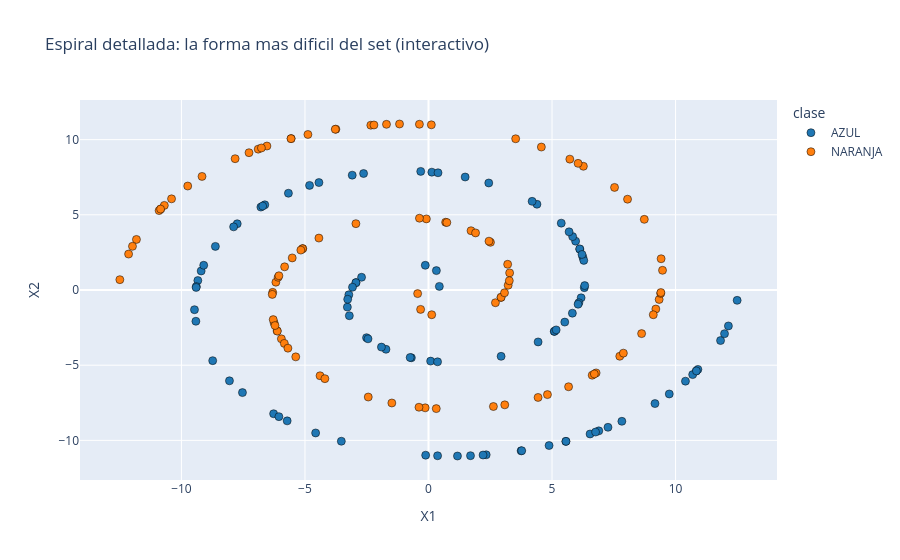

Notebook source saved alongside this figure:
### Code cell
df_esp = formas["6. Espiral detallada"].copy()
fig = px.scatter(df_esp, x="X1", y="X2", color="clase",
                 color_discrete_map={"AZUL": "#1f77b4", "NARANJA": "#ff7f0e"},
                 title="Espiral detallada: la forma mas dificil del set (interactivo)")
fig.update_traces(marker=dict(size=8, line=dict(width=0.5, color="black")))
fig
